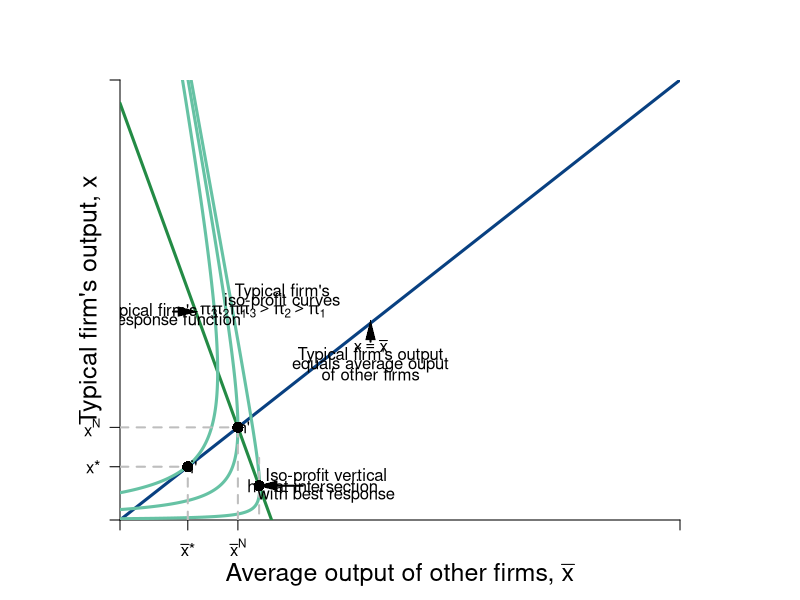

Reproduce this figure in R.
require(shape)
pdf(file = "competitionmarkets/competition_average_10.pdf", width = 9, height = 7)

#Set parameters for graphics
axislabelsize <- 1.5
graphlinewidth <- 3
segmentlinewidth <- 2

COL <- c("#7fc97f", "#beaed4", "#fdc086", "#ffff99", "#386cb0", "#f0027f", "#bf5b17", "#666666")
COLA <- c("#99d8c9","#66c2a4","#41ae76", "#238b45", "#005824")
COLB <- c("#4eb3d3", "#2b8cbe", "#0868ac","#084081")

par(mar =  c(4, 6, 4, 6))

piA <- function(xbar, x, s = 0.5, pmax = 20, c1 = 2, n = 8) {
  (pmax - s*(n - 1)*xbar)*x - s*(x)^2 - c1*x
}

brfA <- function(xbar, s = 0.5, pmax = 20, c1 = 2, n = 8) {
  (pmax - c1)/(2*s) - ((n-1)/(2))*xbar
}

Equal45 <- function(xbar, slope = 1){
  slope*xbar
}



xlims <- c(0, 19)
ylims <- c(0, 19)

npts <- 501 
x <- seq(xlims[1], xlims[2], length.out = npts)
y <- seq(ylims[1], ylims[2], length.out = npts) 
a <- c(1, 8, 20.5)
b <- c(72, 81, 90)


plot(0, 0, xlim = xlims, ylim = ylims, type = "n",
     xlab = expression(paste("")),
     ylab = expression(paste("")), 
     xaxt = "n", 
     yaxt = "n", 
     cex.lab = axislabelsize, 
     bty = "n",
     xaxs="i", 
     yaxs="i")

# ticksy <- seq(from = 0, to = ylims[2], by = 2)
# ylabels <- seq(from = 0, to = ylims[2], by = 2)
# ticksx <- seq(from = 0, to = xlims[2], by = 2)
# xlabels <- seq(from = 0, to = xlims[2], by = 2)
ticksy <- c(0, 2.3, 4, ylims[2])
ylabels <- c(NA, expression(paste(x,"*")), expression(paste(x^N)), NA)
ticksx <- c(0, 2.3, 4, xlims[2])
xlabels <- c(NA, expression(paste(bar(x),"*")), expression(paste(bar(x)^{N})), NA)


axis(1, at = ticksx, pos = 0, labels = xlabels)
axis(2, at = ticksy, pos = 0, labels = ylabels, las = 1)

npts <- 500 
xx1 <- seq(xlims[1], xlims[2], length.out = npts)

lines(xx1, brfA(xx1, s = 0.5, pmax = 20, c1 = 2, n = 8), col = COLA[4], lwd = graphlinewidth)
lines(xx1, Equal45(xx1, slope = 1), col = COLB[4], lwd = graphlinewidth)

contour(x, y,
        outer(x, y, piA),
        #labels = c("v1", "v2", "v3"),
        drawlabels = FALSE,
        col = COLA[2],
        #xlab = expression(paste("A's Apples, ", x)),
        #ylab = expression(paste("A's Oranges, ", y)),
        #cex.lab = axislabelsize,
        lwd = graphlinewidth,
        levels = a,
        xaxs="i",
        yaxs="i",
        add = TRUE)

mtext(expression(paste("Average output of other firms, ", bar(x))), side=1, line = 2.5, cex = axislabelsize)
text(-1, 0.5*ylims[2], expression(paste("Typical firm's output, ", x)), xpd = TRUE, cex = axislabelsize, srt = 90) 




#Add arrows:
#arrows(-0.8, 10, -0.8, 14, xpd = TRUE, length=0.1,angle=40,lwd=3)
#arrows(6.2, -1.7, 9, -1.7, xpd = TRUE, length=0.1,angle=40,lwd=3)



segments(0, 2.3, 2.3, 2.3, lty = 2, col = "gray" , lwd = segmentlinewidth)
segments(2.3, 0, 2.3, 2.3, lty = 2, col = "gray" , lwd = segmentlinewidth)
points(2.3, 2.3, pch = 16, col = "black", cex = 1.5)
text(2.5, 2.3, expression(paste(i,"'")))
segments(0, 4, 4, 4, lty = 2, col = "gray" , lwd = segmentlinewidth)
segments(4, 0, 4, 4, lty = 2, col = "gray" , lwd = segmentlinewidth)
points(4, 4, pch = 16, col = "black", cex = 1.5)
text(4.2, 4, expression(paste(n,"'")))
# segments(0, 4, 7, 4, lty = 2, col = "gray" , lwd = segmentlinewidth)
segments(4.72, brfA(xbar = 4.72) - 1.2, 4.72, brfA(xbar = 4.72) + 1.2, lty = 2, col = "gray" , lwd = segmentlinewidth)
points(4.72, brfA(xbar = 4.72), pch = 16, col = "black", cex = 1.5)
text(4.72 - .2, brfA(xbar = 4.72), expression(paste(h,"'")))


text(7, brfA(xbar = 4.72) + 0.4, expression(paste("Iso-profit vertical")))
text(7, brfA(xbar = 4.72), expression(paste("at intersection")))
text(7, brfA(xbar = 4.72) - 0.4, expression(paste("with best response")))
Arrows(6.2, brfA(xbar = 4.72), 5, brfA(xbar = 4.72), col = "black", lty = 1, lwd = 2, arr.type = "triangle", arr.lwd = 0.5)

Arrows(8.5, 7.7, 8.5, 8.2, col = "black", lty = 1, lwd = 2, arr.type = "triangle", arr.lwd = 0.5)
text(8.5, 7.5, expression(paste(x == bar(x))))
text(8.5, 7.1, expression(paste("Typical firm's output")))
text(8.5, 6.7, expression(paste("equals average ouput")))
text(8.5, 6.3, expression(paste("of other firms")))


text(1, 9, expression(paste("Typical firm's")))
text(1.3, 8.6, expression(paste("best response function")))
Arrows(1.8, 9, 2.3, 9, col = "black", lty = 1, lwd = 2, arr.type = "triangle", arr.lwd = 0.5)


#Label the iso-welfare functions for the HG, Aisha
text(4, 9, expression(pi[1]))
text(3.4, 9, expression(pi[2]))
text(3, 9, expression(pi[3]))

text(5.5, 9.85, expression("Typical firm's"))
text(5.5, 9.45, expression("iso-profit curves"))
text(5.5, 9.05, expression(paste(pi[3] > pi[2], phantom() > pi[1])))
#text(6.6, 8.3, expression(u[4]^A))

#Label the indifference curves for the HG, Betty
# text(8.9, 19, expression(pi[1]^B))
# text(7.9, 19, expression(pi[2]^B))
# text(7, 19, expression(pi[3]^B))
#text(3.4, 6.9, expression(v[4]^B))

# #Label Nash Equilibrium 
# segments(0, 12, 12, 12, lty = 2, col = "gray" , lwd = segmentlinewidth)
# segments(12, 0, 12, 12, lty = 2, col = "gray" , lwd = segmentlinewidth)
# points(12, 12, pch = 16, col = "black", cex = 1.5)
# text(14, 12.4, expression(paste("Nash Equilibrium")))
# text(11.5, 11.5, expression(paste("n")))


# #Annotate Pareto Efficient Curve and relevant points
# segments(8, 6, 6, 8, lty = 1, col = COL[2] , lwd = graphlinewidth)
# points(6, 8, pch = 16, col = "black", cex = 1.5)
# text(6, 8.5, expression(paste("g")))
# 
# points(8, 6, pch = 16, col = "black", cex = 1.5)
# text(7, 7.5, expression(paste("i")))
# 
# points(7, 7, pch = 16, col = "black", cex = 1.5)
# text(8, 6.5, expression(paste("f")))

#points(5.84, 8.77, pch = 16, col = "black", cex = 1.5)

#B's brf
text(7, 30, expression(paste("A's best response")))
text(7, 29, expression(paste("function")))
Arrows(7, 28.2, 7, 23.5, col = "black", lty = 1, lwd = 2, arr.type = "triangle", arr.lwd = 0.5)


dev.off()
